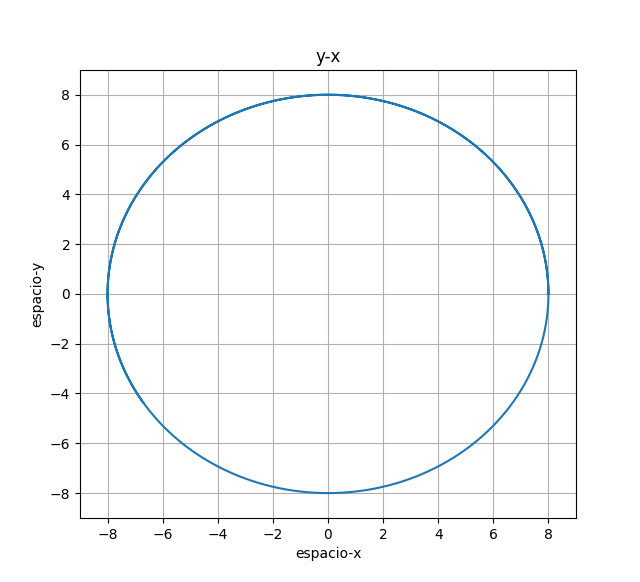

Generate this figure with Python:
import matplotlib.pyplot as plt
import numpy as np
from mpl_toolkits.mplot3d import Axes3D

h = 0.00001
r=8
m=5
pos = [[r],[0],[0]]
velocidad = [[0],[4],[0]]
a = [-2,0]
tiempo = 20
pt = np.arange(0, tiempo, h)

for i in pt:
    x = pos[0][-1]
    y = pos[1][-1]

    pos[0].append(x + velocidad[0][-1]*h)
    pos[1].append(y + velocidad[1][-1]*h)

    a = [-2 * x/r, -2 * y/r]

    velocidad[0].append(velocidad[0][-1] + a[0]*h)
    velocidad[1].append(velocidad[1][-1] + a[1]*h)

plt.xlim(-r-1,r+1)
plt.ylim(-r-1,r+1)
plt.plot(pos[0],pos[1])    
plt.xlabel('espacio-x')
plt.ylabel('espacio-y')
plt.title('y-x')
plt.grid(True)

plt.show()
